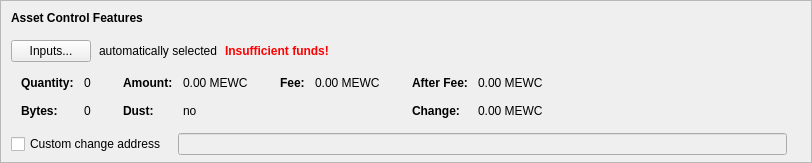
      <widget class="QFrame" name="frameAssetControl">
       <property name="sizePolicy">
        <sizepolicy hsizetype="Expanding" vsizetype="Fixed">
         <horstretch>0</horstretch>
         <verstretch>0</verstretch>
        </sizepolicy>
       </property>
       <property name="maximumSize">
        <size>
         <width>16777215</width>
         <height>16777215</height>
        </size>
       </property>
       <property name="frameShape">
        <enum>QFrame::StyledPanel</enum>
       </property>
       <property name="frameShadow">
        <enum>QFrame::Sunken</enum>
       </property>
       <layout class="QVBoxLayout" name="verticalLayoutAssetControl2">
        <property name="spacing">
         <number>0</number>
        </property>
        <property name="leftMargin">
         <number>0</number>
        </property>
        <property name="topMargin">
         <number>0</number>
        </property>
        <property name="rightMargin">
         <number>0</number>
        </property>
        <property name="bottomMargin">
         <number>6</number>
        </property>
        <item>
         <layout class="QVBoxLayout" name="verticalLayoutAssetControl" stretch="0,0,0,0,1">
          <property name="spacing">
           <number>0</number>
          </property>
          <property name="leftMargin">
           <number>10</number>
          </property>
          <property name="topMargin">
           <number>10</number>
          </property>
          <item>
           <layout class="QHBoxLayout" name="horizontalLayoutAssetControl1">
            <property name="bottomMargin">
             <number>15</number>
            </property>
            <item>
             <widget class="QLabel" name="labelAssetControlFeatures">
              <property name="sizePolicy">
               <sizepolicy hsizetype="Preferred" vsizetype="Maximum">
                <horstretch>0</horstretch>
                <verstretch>0</verstretch>
               </sizepolicy>
              </property>
              <property name="font">
               <font>
                <weight>75</weight>
                <bold>true</bold>
               </font>
              </property>
              <property name="styleSheet">
               <string notr="true">font-weight:bold;</string>
              </property>
              <property name="text">
               <string>Asset Control Features</string>
              </property>
             </widget>
            </item>
           </layout>
          </item>
          <item>
           <layout class="QHBoxLayout" name="horizontalLayoutAssetControl2" stretch="0,0,0,0">
            <property name="spacing">
             <number>8</number>
            </property>
            <property name="bottomMargin">
             <number>10</number>
            </property>
            <item>
             <widget class="QPushButton" name="pushButtonAssetControl">
              <property name="styleSheet">
               <string notr="true"/>
              </property>
              <property name="text">
               <string>Inputs...</string>
              </property>
              <property name="autoDefault">
               <bool>false</bool>
              </property>
             </widget>
            </item>
            <item>
             <widget class="QLabel" name="labelAssetControlAutomaticallySelected">
              <property name="text">
               <string>automatically selected</string>
              </property>
              <property name="margin">
               <number>5</number>
              </property>
             </widget>
            </item>
            <item>
             <widget class="QLabel" name="labelAssetControlInsuffFunds">
              <property name="font">
               <font>
                <weight>75</weight>
                <bold>true</bold>
               </font>
              </property>
              <property name="styleSheet">
               <string notr="true">color:red;font-weight:bold;</string>
              </property>
              <property name="text">
               <string>Insufficient funds!</string>
              </property>
              <property name="margin">
               <number>5</number>
              </property>
             </widget>
            </item>
            <item>
             <spacer name="horizontalSpacerAssetControl">
              <property name="orientation">
               <enum>Qt::Horizontal</enum>
              </property>
              <property name="sizeHint" stdset="0">
               <size>
                <width>40</width>
                <height>1</height>
               </size>
              </property>
             </spacer>
            </item>
           </layout>
          </item>
          <item>
           <widget class="QWidget" name="widgetAssetControl" native="true">
            <property name="sizePolicy">
             <sizepolicy hsizetype="Preferred" vsizetype="Preferred">
              <horstretch>0</horstretch>
              <verstretch>0</verstretch>
             </sizepolicy>
            </property>
            <property name="minimumSize">
             <size>
              <width>0</width>
              <height>0</height>
             </size>
            </property>
            <property name="styleSheet">
             <string notr="true"/>
            </property>
            <layout class="QHBoxLayout" name="horizontalLayoutAssetControl5">
             <property name="leftMargin">
              <number>0</number>
             </property>
             <property name="topMargin">
              <number>0</number>
             </property>
             <property name="rightMargin">
              <number>0</number>
             </property>
             <property name="bottomMargin">
              <number>0</number>
             </property>
             <item>
              <layout class="QHBoxLayout" name="horizontalLayoutAssetControl3" stretch="0,0,0,1">
               <property name="spacing">
                <number>20</number>
               </property>
               <property name="topMargin">
                <number>0</number>
               </property>
               <property name="bottomMargin">
                <number>10</number>
               </property>
               <item>
                <layout class="QFormLayout" name="formLayoutAssetControl1">
                 <property name="horizontalSpacing">
                  <number>10</number>
                 </property>
                 <property name="verticalSpacing">
                  <number>14</number>
                 </property>
                 <property name="leftMargin">
                  <number>10</number>
                 </property>
                 <property name="topMargin">
                  <number>4</number>
                 </property>
                 <property name="rightMargin">
                  <number>6</number>
                 </property>
                 <item row="0" column="0">
                  <widget class="QLabel" name="labelAssetControlQuantityText">
                   <property name="font">
                    <font>
                     <weight>75</weight>
                     <bold>true</bold>
                    </font>
                   </property>
                   <property name="text">
                    <string>Quantity:</string>
                   </property>
                   <property name="margin">
                    <number>0</number>
                   </property>
                  </widget>
                 </item>
                 <item row="0" column="1">
                  <widget class="QLabel" name="labelAssetControlQuantity">
                   <property name="cursor">
                    <cursorShape>IBeamCursor</cursorShape>
                   </property>
                   <property name="contextMenuPolicy">
                    <enum>Qt::ActionsContextMenu</enum>
                   </property>
                   <property name="text">
                    <string notr="true">0</string>
                   </property>
                   <property name="margin">
                    <number>0</number>
                   </property>
                   <property name="textInteractionFlags">
                    <set>Qt::LinksAccessibleByMouse|Qt::TextSelectableByKeyboard|Qt::TextSelectableByMouse</set>
                   </property>
                  </widget>
                 </item>
                 <item row="1" column="0">
                  <widget class="QLabel" name="labelAssetControlBytesText">
                   <property name="font">
                    <font>
                     <weight>75</weight>
                     <bold>true</bold>
                    </font>
                   </property>
                   <property name="text">
                    <string>Bytes:</string>
                   </property>
                  </widget>
                 </item>
                 <item row="1" column="1">
                  <widget class="QLabel" name="labelAssetControlBytes">
                   <property name="cursor">
                    <cursorShape>IBeamCursor</cursorShape>
                   </property>
                   <property name="contextMenuPolicy">
                    <enum>Qt::ActionsContextMenu</enum>
                   </property>
                   <property name="text">
                    <string notr="true">0</string>
                   </property>
                   <property name="textInteractionFlags">
                    <set>Qt::LinksAccessibleByMouse|Qt::TextSelectableByKeyboard|Qt::TextSelectableByMouse</set>
                   </property>
                  </widget>
                 </item>
                </layout>
               </item>
               <item>
                <layout class="QFormLayout" name="formLayoutAssetControl2">
                 <property name="horizontalSpacing">
                  <number>10</number>
                 </property>
                 <property name="verticalSpacing">
                  <number>14</number>
                 </property>
                 <property name="leftMargin">
                  <number>6</number>
                 </property>
                 <property name="topMargin">
                  <number>4</number>
                 </property>
                 <property name="rightMargin">
                  <number>6</number>
                 </property>
                 <item row="0" column="0">
                  <widget class="QLabel" name="labelAssetControlAmountText">
                   <property name="font">
                    <font>
                     <weight>75</weight>
                     <bold>true</bold>
                    </font>
                   </property>
                   <property name="text">
                    <string>Amount:</string>
                   </property>
                   <property name="margin">
                    <number>0</number>
                   </property>
                  </widget>
                 </item>
                 <item row="0" column="1">
                  <widget class="QLabel" name="labelAssetControlAmount">
                   <property name="cursor">
                    <cursorShape>IBeamCursor</cursorShape>
                   </property>
                   <property name="contextMenuPolicy">
                    <enum>Qt::ActionsContextMenu</enum>
                   </property>
                   <property name="text">
                    <string notr="true">0.00 MEWC</string>
                   </property>
                   <property name="textInteractionFlags">
                    <set>Qt::LinksAccessibleByMouse|Qt::TextSelectableByKeyboard|Qt::TextSelectableByMouse</set>
                   </property>
                  </widget>
                 </item>
                 <item row="1" column="0">
                  <widget class="QLabel" name="labelAssetControlLowOutputText">
                   <property name="font">
                    <font>
                     <weight>75</weight>
                     <bold>true</bold>
                    </font>
                   </property>
                   <property name="text">
                    <string>Dust:</string>
                   </property>
                  </widget>
                 </item>
                 <item row="1" column="1">
                  <widget class="QLabel" name="labelAssetControlLowOutput">
                   <property name="cursor">
                    <cursorShape>IBeamCursor</cursorShape>
                   </property>
                   <property name="contextMenuPolicy">
                    <enum>Qt::ActionsContextMenu</enum>
                   </property>
                   <property name="text">
                    <string notr="true">no</string>
                   </property>
                   <property name="textInteractionFlags">
                    <set>Qt::LinksAccessibleByMouse|Qt::TextSelectableByKeyboard|Qt::TextSelectableByMouse</set>
                   </property>
                  </widget>
                 </item>
                </layout>
               </item>
               <item>
                <layout class="QFormLayout" name="formLayoutAssetControl3">
                 <property name="horizontalSpacing">
                  <number>10</number>
                 </property>
                 <property name="verticalSpacing">
                  <number>14</number>
                 </property>
                 <property name="leftMargin">
                  <number>6</number>
                 </property>
                 <property name="topMargin">
                  <number>4</number>
                 </property>
                 <property name="rightMargin">
                  <number>6</number>
                 </property>
                 <item row="0" column="0">
                  <widget class="QLabel" name="labelAssetControlFeeText">
                   <property name="font">
                    <font>
                     <weight>75</weight>
                     <bold>true</bold>
                    </font>
                   </property>
                   <property name="text">
                    <string>Fee:</string>
                   </property>
                   <property name="margin">
                    <number>0</number>
                   </property>
                  </widget>
                 </item>
                 <item row="0" column="1">
                  <widget class="QLabel" name="labelAssetControlFee">
                   <property name="cursor">
                    <cursorShape>IBeamCursor</cursorShape>
                   </property>
                   <property name="contextMenuPolicy">
                    <enum>Qt::ActionsContextMenu</enum>
                   </property>
                   <property name="text">
                    <string notr="true">0.00 MEWC</string>
                   </property>
                   <property name="textInteractionFlags">
                    <set>Qt::LinksAccessibleByMouse|Qt::TextSelectableByKeyboard|Qt::TextSelectableByMouse</set>
                   </property>
                  </widget>
                 </item>
                </layout>
               </item>
               <item>
                <layout class="QFormLayout" name="formLayoutAssetControl4">
                 <property name="horizontalSpacing">
                  <number>10</number>
                 </property>
                 <property name="verticalSpacing">
                  <number>14</number>
                 </property>
                 <property name="leftMargin">
                  <number>6</number>
                 </property>
                 <property name="topMargin">
                  <number>4</number>
                 </property>
                 <property name="rightMargin">
                  <number>6</number>
                 </property>
                 <item row="0" column="0">
                  <widget class="QLabel" name="labelAssetControlAfterFeeText">
                   <property name="font">
                    <font>
                     <weight>75</weight>
                     <bold>true</bold>
                    </font>
                   </property>
                   <property name="text">
                    <string>After Fee:</string>
                   </property>
                   <property name="margin">
                    <number>0</number>
                   </property>
                  </widget>
                 </item>
                 <item row="0" column="1">
                  <widget class="QLabel" name="labelAssetControlAfterFee">
                   <property name="cursor">
                    <cursorShape>IBeamCursor</cursorShape>
                   </property>
                   <property name="contextMenuPolicy">
                    <enum>Qt::ActionsContextMenu</enum>
                   </property>
                   <property name="text">
                    <string notr="true">0.00 MEWC</string>
                   </property>
                   <property name="textInteractionFlags">
                    <set>Qt::LinksAccessibleByMouse|Qt::TextSelectableByKeyboard|Qt::TextSelectableByMouse</set>
                   </property>
                  </widget>
                 </item>
                 <item row="1" column="0">
                  <widget class="QLabel" name="labelAssetControlChangeText">
                   <property name="font">
                    <font>
                     <weight>75</weight>
                     <bold>true</bold>
                    </font>
                   </property>
                   <property name="text">
                    <string>Change:</string>
                   </property>
                  </widget>
                 </item>
                 <item row="1" column="1">
                  <widget class="QLabel" name="labelAssetControlChange">
                   <property name="cursor">
                    <cursorShape>IBeamCursor</cursorShape>
                   </property>
                   <property name="contextMenuPolicy">
                    <enum>Qt::ActionsContextMenu</enum>
                   </property>
                   <property name="text">
                    <string notr="true">0.00 MEWC</string>
                   </property>
                   <property name="textInteractionFlags">
                    <set>Qt::LinksAccessibleByMouse|Qt::TextSelectableByKeyboard|Qt::TextSelectableByMouse</set>
                   </property>
                  </widget>
                 </item>
                </layout>
               </item>
              </layout>
             </item>
            </layout>
           </widget>
          </item>
          <item>
           <layout class="QHBoxLayout" name="horizontalLayoutAssetControl4" stretch="0,0,0">
            <property name="spacing">
             <number>12</number>
            </property>
            <property name="sizeConstraint">
             <enum>QLayout::SetDefaultConstraint</enum>
            </property>
            <property name="topMargin">
             <number>5</number>
            </property>
            <property name="rightMargin">
             <number>5</number>
            </property>
            <item>
             <widget class="QCheckBox" name="checkBoxAssetControlChange">
              <property name="toolTip">
               <string>If this is activated, but the change address is empty or invalid, change will be sent to a newly generated address.</string>
              </property>
              <property name="text">
               <string>Custom change address</string>
              </property>
             </widget>
            </item>
            <item>
             <widget class="QValidatedLineEdit" name="lineEditAssetControlChange">
              <property name="enabled">
               <bool>false</bool>
              </property>
              <property name="sizePolicy">
               <sizepolicy hsizetype="Expanding" vsizetype="Fixed">
                <horstretch>0</horstretch>
                <verstretch>0</verstretch>
               </sizepolicy>
              </property>
             </widget>
            </item>
            <item>
             <widget class="QLabel" name="labelAssetControlChangeLabel">
              <property name="sizePolicy">
               <sizepolicy hsizetype="Preferred" vsizetype="Expanding">
                <horstretch>0</horstretch>
                <verstretch>0</verstretch>
               </sizepolicy>
              </property>
              <property name="minimumSize">
               <size>
                <width>0</width>
                <height>0</height>
               </size>
              </property>
              <property name="text">
               <string/>
              </property>
              <property name="margin">
               <number>3</number>
              </property>
             </widget>
            </item>
           </layout>
          </item>
          <item>
           <spacer name="verticalSpacerAssetControl">
            <property name="orientation">
             <enum>Qt::Vertical</enum>
            </property>
            <property name="sizeHint" stdset="0">
             <size>
              <width>800</width>
              <height>1</height>
             </size>
            </property>
           </spacer>
          </item>
         </layout>
        </item>
       </layout>
      </widget>
